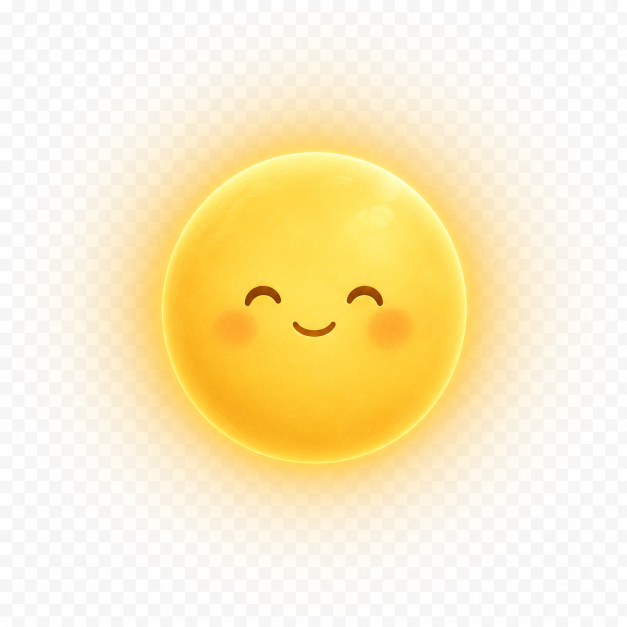
#> input picture preview/home_sun.png, 1254 x 1254 px, found by its file name (shown at 1/2 size)
$ python rekey_sun.py
#> lines starting #> are read from the running program, lines starting #| are printed output that depends on the picture; after the words box and inside, x2 and y2 are one past the last pixel; in counts of white or black regions, pixels touching at a corner belong together
"""Re-key home_sun.png: force the saturated disc fully opaque, keep a soft
saturation-based alpha only for the outer glow. Fixes the navy 'stain' that
appeared because dark face lines / pale highlights were low-saturation and got
punched semi-transparent by the old chroma key."""
import numpy as np
from PIL import Image

SRC = "preview/home_sun.png"
OUT = "assets/home_sun.webp"
NAVY = (11, 14, 26)  # #0B0E1A, the home background
PREVIEW = "preview/_sun_on_navy.png"

img = Image.open(SRC).convert("RGB")
#> img is the input picture: PIL image 1254x1254 RGB; mean R, G, B 250.7, 236.4, 196.7
a = np.asarray(img).astype(np.float32)
h, w = a.shape[:2]
#> h = 1254; w = 1254
R, G, B = a[..., 0], a[..., 1], a[..., 2]
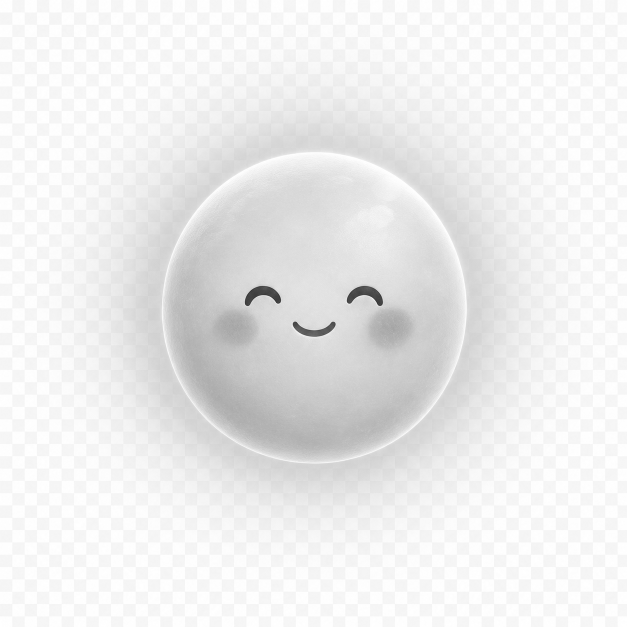
#> G: shape (1254, 1254) float32 (shown at 1/2 size); min 34, max 255, mean 236.4
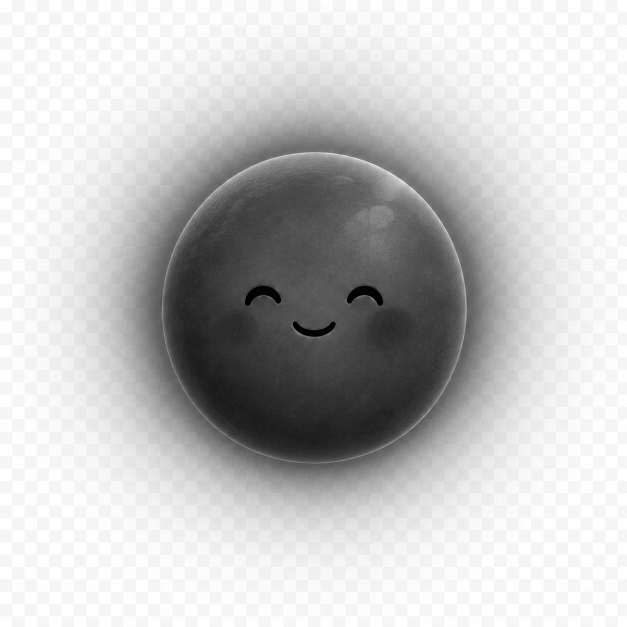
#> B: shape (1254, 1254) float32 (shown at 1/2 size); min 0, max 255, mean 196.7
mx = a.max(axis=2)
mn = a.min(axis=2)
sat = mx - mn  # chroma (0..255)
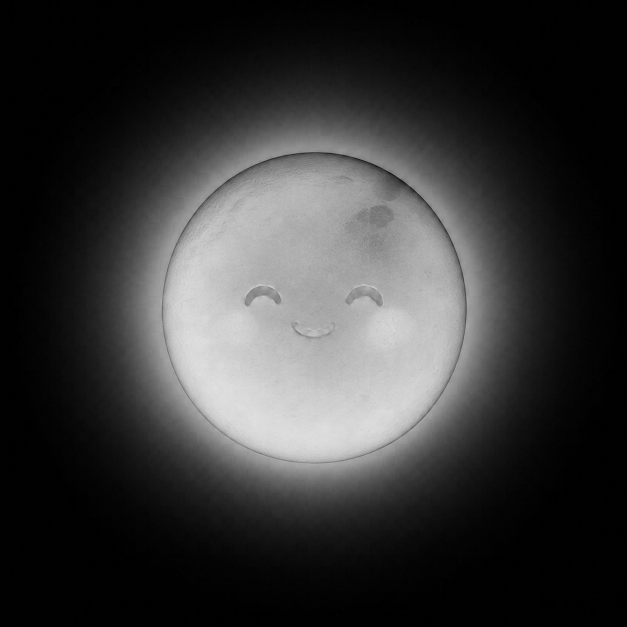
#> sat: shape (1254, 1254) float32 (shown at 1/2 size); min 0, max 225, mean 54.1

# Soft alpha for the glow halo from chroma.
alpha = np.clip(sat * 3.0, 0, 255)

# Detect the disc: strongly coloured pixels (yellow body + pink cheeks).
mask = sat > 70
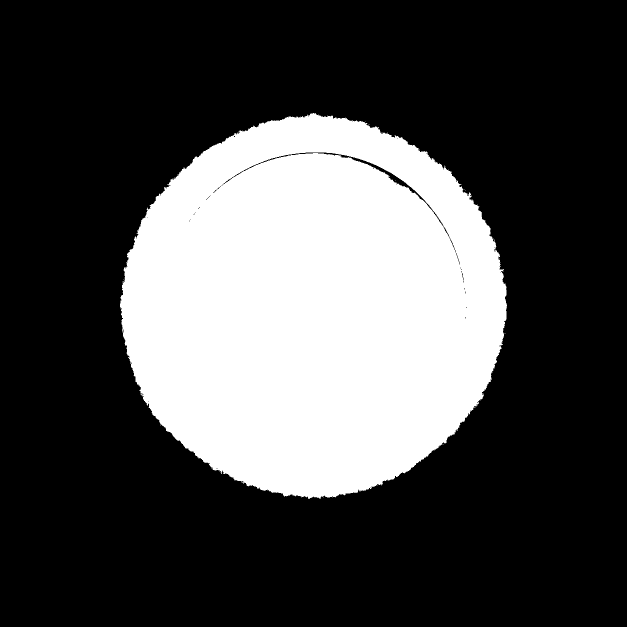
#> mask: shape (1254, 1254) bool (shown at 1/2 size); 28.9% white; 17 white regions (16 under 20 px), largest, box (x1, y1, x2, y2) and area: (240, 226, 1014, 998) 454520
ys, xs = np.where(mask)
x0, x1 = np.percentile(xs, 1), np.percentile(xs, 99)
#> x0 = 268; x1 = 986
y0, y1 = np.percentile(ys, 1), np.percentile(ys, 99)
#> y0 = 257; y1 = 968
cx, cy = (x0 + x1) / 2, (y0 + y1) / 2
#> cx = 627; cy = 612.5
rad = max(x1 - x0, y1 - y0) / 2 * 1.02
#> rad = 366.2
print(f"disc center=({cx:.0f},{cy:.0f}) radius={rad:.0f}  image={w}x{h}")
#| disc center=(627,612) radius=366  image=1254x1254

# Force everything inside the disc fully opaque.
Y, X = np.ogrid[:h, :w]
#> Y = 1254 values from 0 to 1253
dist = np.sqrt((X - cx) ** 2 + (Y - cy) ** 2)
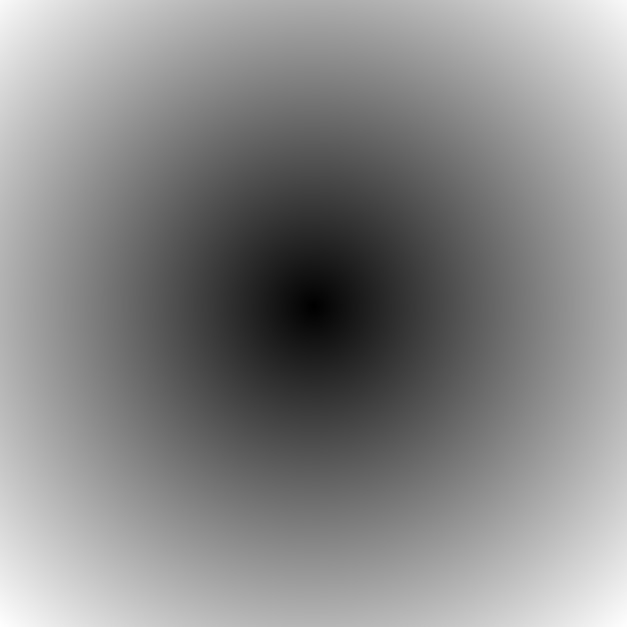
#> dist: shape (1254, 1254) float64 (shown at 1/2 size); min 0.5, max 896.3, mean 479.9; drawn with min black and max white
inside = dist <= rad
#> inside: shape (1254, 1254) bool; 26.8% white; 1 white region, box (x1, y1, x2, y2) and area: (261, 247, 994, 979) 421268
alpha[inside] = 255
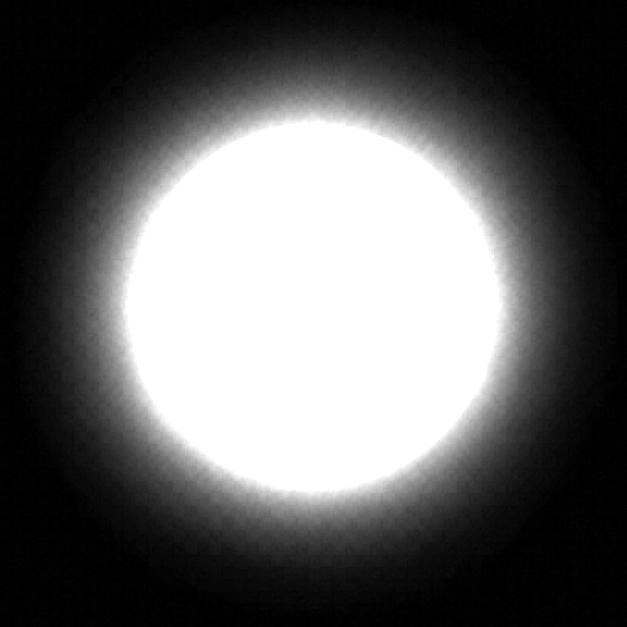
#> alpha: shape (1254, 1254) float32 (shown at 1/2 size); min 0, max 255, mean 99.3
# Feather a 12px ring just outside the disc so the edge blends with the glow.
ring = (dist > rad) & (dist <= rad + 12)
#> ring: shape (1254, 1254) bool; 1.8% white; 1 white region, box (x1, y1, x2, y2) and area: (249, 235, 1006, 991) 28072
alpha[ring] = np.maximum(alpha[ring], 255 * (1 - (dist[ring] - rad) / 12))
#> alpha: shape (1254, 1254) float32; 0.03% of pixels changed, all inside (x1, y1, x2, y2) = (267, 247, 993, 968)

rgba = np.dstack([a, alpha]).astype(np.uint8)
out = Image.fromarray(rgba, "RGBA").resize((640, 640), Image.LANCZOS)
out.save(OUT, "WEBP", lossless=True, quality=100)
print("wrote", OUT)

# Composite over navy for a visual check.
bg = Image.new("RGB", out.size, NAVY)
bg.paste(out, (0, 0), out)
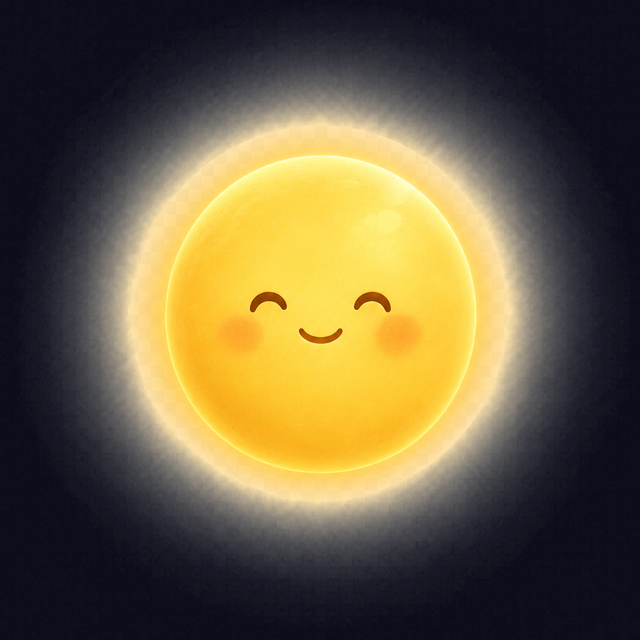
#> bg: PIL image 640x640 RGB; mean R, G, B 104.8, 94, 64.9
bg.save(PREVIEW)
print("wrote", PREVIEW)
